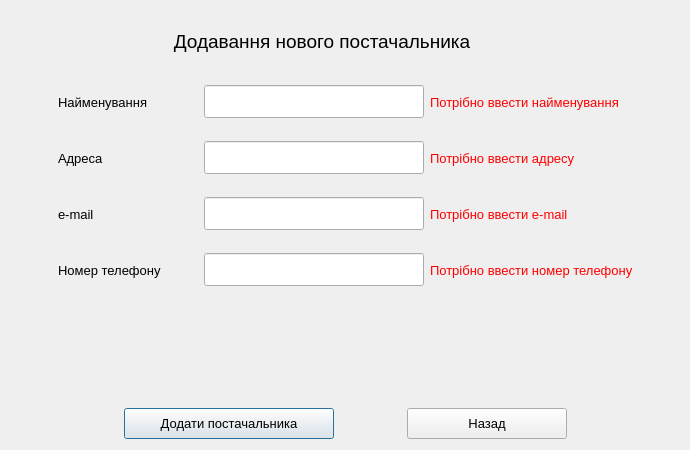
<?xml version="1.0" encoding="UTF-8"?>
<ui version="4.0">
 <class>Add_Provider</class>
 <widget class="QDialog" name="Add_Provider">
  <property name="geometry">
   <rect>
    <x>0</x>
    <y>0</y>
    <width>690</width>
    <height>450</height>
   </rect>
  </property>
  <property name="sizePolicy">
   <sizepolicy hsizetype="Preferred" vsizetype="Preferred">
    <horstretch>0</horstretch>
    <verstretch>0</verstretch>
   </sizepolicy>
  </property>
  <property name="minimumSize">
   <size>
    <width>690</width>
    <height>450</height>
   </size>
  </property>
  <property name="maximumSize">
   <size>
    <width>690</width>
    <height>450</height>
   </size>
  </property>
  <property name="windowTitle">
   <string>Dialog</string>
  </property>
  <layout class="QGridLayout" name="gridLayout">
   <item row="4" column="0">
    <widget class="QLabel" name="label_4">
     <property name="text">
      <string/>
     </property>
    </widget>
   </item>
   <item row="2" column="3">
    <widget class="QLabel" name="adressErrorMessageLabel">
     <property name="minimumSize">
      <size>
       <width>0</width>
       <height>0</height>
      </size>
     </property>
     <property name="font">
      <font>
       <pointsize>10</pointsize>
      </font>
     </property>
     <property name="styleSheet">
      <string notr="true">color: red;</string>
     </property>
     <property name="text">
      <string>Потрібно ввести адресу</string>
     </property>
    </widget>
   </item>
   <item row="0" column="0" colspan="4">
    <widget class="QLabel" name="label_12">
     <property name="sizePolicy">
      <sizepolicy hsizetype="Preferred" vsizetype="Fixed">
       <horstretch>0</horstretch>
       <verstretch>0</verstretch>
      </sizepolicy>
     </property>
     <property name="minimumSize">
      <size>
       <width>60</width>
       <height>60</height>
      </size>
     </property>
     <property name="font">
      <font>
       <pointsize>14</pointsize>
      </font>
     </property>
     <property name="text">
      <string>Додавання нового постачальника</string>
     </property>
     <property name="alignment">
      <set>Qt::AlignCenter</set>
     </property>
    </widget>
   </item>
   <item row="2" column="0">
    <widget class="QLabel" name="label_2">
     <property name="text">
      <string/>
     </property>
    </widget>
   </item>
   <item row="3" column="0">
    <widget class="QLabel" name="label_3">
     <property name="text">
      <string/>
     </property>
    </widget>
   </item>
   <item row="3" column="2">
    <widget class="QLineEdit" name="emailLineEdit">
     <property name="minimumSize">
      <size>
       <width>200</width>
       <height>0</height>
      </size>
     </property>
     <property name="maximumSize">
      <size>
       <width>220</width>
       <height>16777215</height>
      </size>
     </property>
     <property name="font">
      <font>
       <pointsize>10</pointsize>
      </font>
     </property>
     <property name="styleSheet">
      <string notr="true">padding: 7;
</string>
     </property>
    </widget>
   </item>
   <item row="1" column="2">
    <widget class="QLineEdit" name="nameLineEdit">
     <property name="minimumSize">
      <size>
       <width>200</width>
       <height>0</height>
      </size>
     </property>
     <property name="maximumSize">
      <size>
       <width>220</width>
       <height>16777215</height>
      </size>
     </property>
     <property name="font">
      <font>
       <pointsize>10</pointsize>
      </font>
     </property>
     <property name="styleSheet">
      <string notr="true">padding: 7;
</string>
     </property>
    </widget>
   </item>
   <item row="2" column="2">
    <widget class="QLineEdit" name="adressLineEdit">
     <property name="minimumSize">
      <size>
       <width>200</width>
       <height>0</height>
      </size>
     </property>
     <property name="maximumSize">
      <size>
       <width>220</width>
       <height>16777215</height>
      </size>
     </property>
     <property name="font">
      <font>
       <pointsize>10</pointsize>
      </font>
     </property>
     <property name="styleSheet">
      <string notr="true">padding: 7;
</string>
     </property>
    </widget>
   </item>
   <item row="4" column="3">
    <widget class="QLabel" name="phoneNumberErrorMessageLabel">
     <property name="minimumSize">
      <size>
       <width>0</width>
       <height>0</height>
      </size>
     </property>
     <property name="font">
      <font>
       <pointsize>10</pointsize>
      </font>
     </property>
     <property name="styleSheet">
      <string notr="true">color: red;</string>
     </property>
     <property name="text">
      <string>Потрібно ввести номер телефону</string>
     </property>
    </widget>
   </item>
   <item row="3" column="4">
    <widget class="QLabel" name="label_7">
     <property name="text">
      <string/>
     </property>
    </widget>
   </item>
   <item row="3" column="3">
    <widget class="QLabel" name="emailErrorMessageLabel">
     <property name="minimumSize">
      <size>
       <width>0</width>
       <height>0</height>
      </size>
     </property>
     <property name="font">
      <font>
       <pointsize>10</pointsize>
      </font>
     </property>
     <property name="styleSheet">
      <string notr="true">color: red;</string>
     </property>
     <property name="text">
      <string>Потрібно ввести e-mail</string>
     </property>
    </widget>
   </item>
   <item row="4" column="2">
    <widget class="QLineEdit" name="phoneNumberLineEdit">
     <property name="minimumSize">
      <size>
       <width>200</width>
       <height>0</height>
      </size>
     </property>
     <property name="maximumSize">
      <size>
       <width>220</width>
       <height>16777215</height>
      </size>
     </property>
     <property name="font">
      <font>
       <pointsize>10</pointsize>
      </font>
     </property>
     <property name="styleSheet">
      <string notr="true">padding: 7;
</string>
     </property>
    </widget>
   </item>
   <item row="2" column="1">
    <widget class="QLabel" name="adressLabel">
     <property name="minimumSize">
      <size>
       <width>140</width>
       <height>50</height>
      </size>
     </property>
     <property name="maximumSize">
      <size>
       <width>140</width>
       <height>16777215</height>
      </size>
     </property>
     <property name="font">
      <font>
       <pointsize>10</pointsize>
      </font>
     </property>
     <property name="text">
      <string>Адреса</string>
     </property>
    </widget>
   </item>
   <item row="2" column="4">
    <widget class="QLabel" name="label_6">
     <property name="text">
      <string/>
     </property>
    </widget>
   </item>
   <item row="1" column="4">
    <widget class="QLabel" name="label_5">
     <property name="text">
      <string/>
     </property>
    </widget>
   </item>
   <item row="1" column="3">
    <widget class="QLabel" name="nameErrorMessageLabel">
     <property name="minimumSize">
      <size>
       <width>0</width>
       <height>0</height>
      </size>
     </property>
     <property name="font">
      <font>
       <pointsize>10</pointsize>
      </font>
     </property>
     <property name="styleSheet">
      <string notr="true">color: red;</string>
     </property>
     <property name="text">
      <string>Потрібно ввести найменування</string>
     </property>
    </widget>
   </item>
   <item row="4" column="4">
    <widget class="QLabel" name="label_8">
     <property name="text">
      <string/>
     </property>
    </widget>
   </item>
   <item row="6" column="1" colspan="3">
    <layout class="QHBoxLayout" name="horizontalLayout_5">
     <item>
      <widget class="QLabel" name="label_9">
       <property name="sizePolicy">
        <sizepolicy hsizetype="Preferred" vsizetype="Fixed">
         <horstretch>0</horstretch>
         <verstretch>0</verstretch>
        </sizepolicy>
       </property>
       <property name="text">
        <string/>
       </property>
      </widget>
     </item>
     <item>
      <widget class="QPushButton" name="addProviderPushButton">
       <property name="minimumSize">
        <size>
         <width>210</width>
         <height>0</height>
        </size>
       </property>
       <property name="maximumSize">
        <size>
         <width>210</width>
         <height>16777215</height>
        </size>
       </property>
       <property name="font">
        <font>
         <pointsize>10</pointsize>
        </font>
       </property>
       <property name="styleSheet">
        <string notr="true">padding: 7;
</string>
       </property>
       <property name="text">
        <string>Додати постачальника</string>
       </property>
      </widget>
     </item>
     <item>
      <widget class="QLabel" name="label_10">
       <property name="sizePolicy">
        <sizepolicy hsizetype="Preferred" vsizetype="Fixed">
         <horstretch>0</horstretch>
         <verstretch>0</verstretch>
        </sizepolicy>
       </property>
       <property name="text">
        <string/>
       </property>
      </widget>
     </item>
     <item>
      <widget class="QPushButton" name="backPushButton">
       <property name="minimumSize">
        <size>
         <width>160</width>
         <height>0</height>
        </size>
       </property>
       <property name="maximumSize">
        <size>
         <width>170</width>
         <height>16777215</height>
        </size>
       </property>
       <property name="font">
        <font>
         <pointsize>10</pointsize>
        </font>
       </property>
       <property name="styleSheet">
        <string notr="true">padding: 7;
</string>
       </property>
       <property name="text">
        <string>Назад</string>
       </property>
      </widget>
     </item>
     <item>
      <widget class="QLabel" name="label_11">
       <property name="sizePolicy">
        <sizepolicy hsizetype="Preferred" vsizetype="Fixed">
         <horstretch>0</horstretch>
         <verstretch>0</verstretch>
        </sizepolicy>
       </property>
       <property name="text">
        <string/>
       </property>
      </widget>
     </item>
    </layout>
   </item>
   <item row="4" column="1">
    <widget class="QLabel" name="phoneNumberLabel">
     <property name="minimumSize">
      <size>
       <width>140</width>
       <height>50</height>
      </size>
     </property>
     <property name="maximumSize">
      <size>
       <width>140</width>
       <height>16777215</height>
      </size>
     </property>
     <property name="font">
      <font>
       <pointsize>10</pointsize>
      </font>
     </property>
     <property name="text">
      <string>Номер телефону</string>
     </property>
    </widget>
   </item>
   <item row="1" column="1">
    <widget class="QLabel" name="nameLabel">
     <property name="minimumSize">
      <size>
       <width>140</width>
       <height>50</height>
      </size>
     </property>
     <property name="maximumSize">
      <size>
       <width>140</width>
       <height>16777215</height>
      </size>
     </property>
     <property name="font">
      <font>
       <pointsize>10</pointsize>
      </font>
     </property>
     <property name="text">
      <string>Найменування</string>
     </property>
    </widget>
   </item>
   <item row="3" column="1">
    <widget class="QLabel" name="emailLabel">
     <property name="minimumSize">
      <size>
       <width>140</width>
       <height>50</height>
      </size>
     </property>
     <property name="maximumSize">
      <size>
       <width>140</width>
       <height>16777215</height>
      </size>
     </property>
     <property name="font">
      <font>
       <pointsize>10</pointsize>
      </font>
     </property>
     <property name="text">
      <string>e-mail</string>
     </property>
    </widget>
   </item>
   <item row="1" column="0">
    <widget class="QLabel" name="label">
     <property name="text">
      <string/>
     </property>
    </widget>
   </item>
   <item row="5" column="2">
    <widget class="QLabel" name="label_13">
     <property name="text">
      <string/>
     </property>
    </widget>
   </item>
  </layout>
 </widget>
 <resources/>
 <connections/>
</ui>
